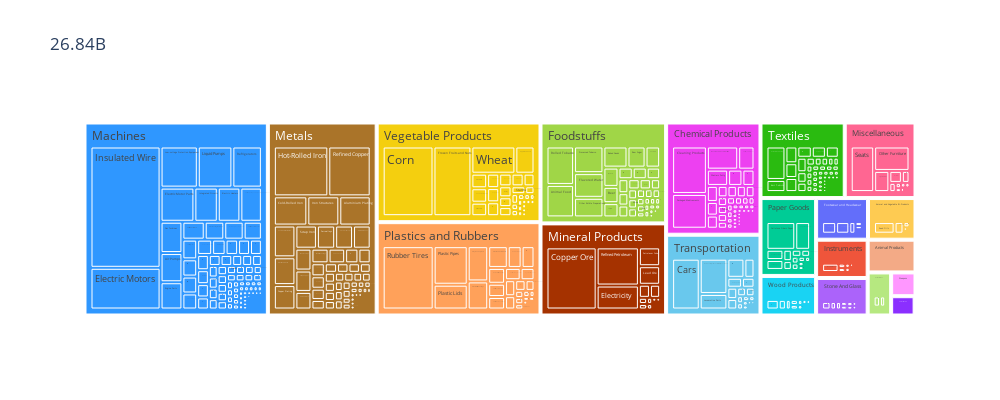

Notebook code for this chart:
### Code cell
for country in ["Serbia"]:
    show_country(country)

### Figure 1 — Plotly figure (JSON) as saved in the notebook; plotly's stock layout.template omitted (floating-point values rounded to 4 significant figures; data arrays with more than 128 entries replaced by an {"elided": "..."} marker saying what was removed)
{"data": [{"branchvalues": "total", "customdata": {"elided": "1188x1 str values"}, "domain": {"x": [0, 1], "y": [0, 1]}, "hovertemplate": "labels=%{label}<br>Trade Value=%{value}<br>parent=%{parent}<br>id=%{id}<br>Categoría=%{customdata[0]}<extra></extra>", "ids": {"elided": "1188 str values"}, "labels": {"elided": "1188 str values"}, "marker": {"colors": {"elided": "1188 str values"}}, "name": "", "parents": {"elided": "1188 str values"}, "type": "treemap", "values": {"elided": "1188 float values"}}], "layout": {"height": 400, "legend": {"tracegroupgap": 0}, "title": {"text": "26.84B"}, "width": 1000}}
